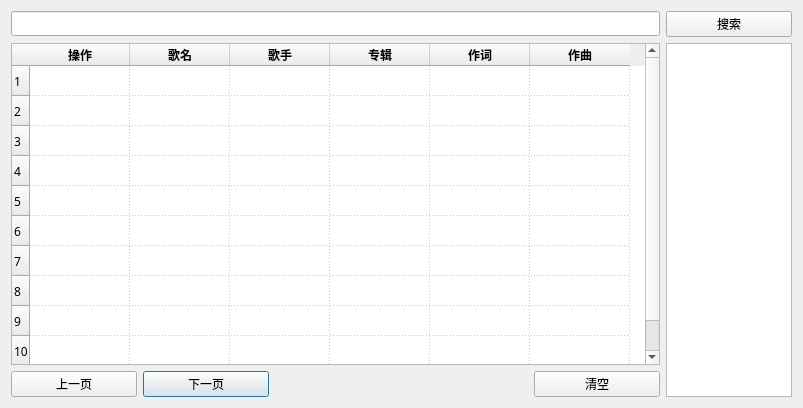
<?xml version="1.0" encoding="UTF-8"?>
<ui version="4.0">
 <class>Dialog</class>
 <widget class="QDialog" name="Dialog">
  <property name="geometry">
   <rect>
    <x>0</x>
    <y>0</y>
    <width>803</width>
    <height>408</height>
   </rect>
  </property>
  <property name="maximumSize">
   <size>
    <width>1677721</width>
    <height>16777215</height>
   </size>
  </property>
  <property name="font">
   <font>
    <family>微软雅黑</family>
   </font>
  </property>
  <property name="windowTitle">
   <string>Dialog</string>
  </property>
  <layout class="QVBoxLayout" name="verticalLayout">
   <item>
    <layout class="QGridLayout" name="gridLayout_2" rowstretch="1,0,0" columnstretch="1,1,1,1,1,1" columnminimumwidth="1,1,1,1,1,1">
     <item row="2" column="1">
      <widget class="QPushButton" name="pushButton_5">
       <property name="text">
        <string>下一页</string>
       </property>
      </widget>
     </item>
     <item row="2" column="0">
      <widget class="QPushButton" name="pushButton_6">
       <property name="text">
        <string>上一页</string>
       </property>
      </widget>
     </item>
     <item row="1" column="0" colspan="5">
      <widget class="QTableWidget" name="tableWidget_2">
       <property name="minimumSize">
        <size>
         <width>407</width>
         <height>0</height>
        </size>
       </property>
       <property name="maximumSize">
        <size>
         <width>800</width>
         <height>16777215</height>
        </size>
       </property>
       <property name="gridStyle">
        <enum>Qt::DotLine</enum>
       </property>
       <property name="rowCount">
        <number>10</number>
       </property>
       <row/>
       <row/>
       <row/>
       <row/>
       <row/>
       <row/>
       <row/>
       <row/>
       <row/>
       <row/>
       <column>
        <property name="text">
         <string>操作</string>
        </property>
        <property name="font">
         <font>
          <weight>75</weight>
          <bold>true</bold>
         </font>
        </property>
       </column>
       <column>
        <property name="text">
         <string>歌名</string>
        </property>
        <property name="font">
         <font>
          <weight>75</weight>
          <bold>true</bold>
         </font>
        </property>
       </column>
       <column>
        <property name="text">
         <string>歌手</string>
        </property>
        <property name="font">
         <font>
          <weight>75</weight>
          <bold>true</bold>
         </font>
        </property>
       </column>
       <column>
        <property name="text">
         <string>专辑</string>
        </property>
        <property name="font">
         <font>
          <weight>75</weight>
          <bold>true</bold>
         </font>
        </property>
       </column>
       <column>
        <property name="text">
         <string>作词</string>
        </property>
        <property name="font">
         <font>
          <weight>75</weight>
          <bold>true</bold>
         </font>
        </property>
       </column>
       <column>
        <property name="text">
         <string>作曲</string>
        </property>
        <property name="font">
         <font>
          <weight>75</weight>
          <bold>true</bold>
         </font>
        </property>
       </column>
      </widget>
     </item>
     <item row="0" column="5">
      <widget class="QPushButton" name="pushButton_7">
       <property name="font">
        <font>
         <family>微软雅黑</family>
        </font>
       </property>
       <property name="text">
        <string>搜索</string>
       </property>
      </widget>
     </item>
     <item row="0" column="0" colspan="5">
      <widget class="QLineEdit" name="lineEdit_2"/>
     </item>
     <item row="2" column="4">
      <widget class="QPushButton" name="pushButton_8">
       <property name="text">
        <string>清空</string>
       </property>
      </widget>
     </item>
     <item row="2" column="2" colspan="2">
      <spacer name="horizontalSpacer_2">
       <property name="orientation">
        <enum>Qt::Horizontal</enum>
       </property>
       <property name="sizeHint" stdset="0">
        <size>
         <width>40</width>
         <height>20</height>
        </size>
       </property>
      </spacer>
     </item>
     <item row="1" column="5" rowspan="2">
      <widget class="QListWidget" name="listWidget"/>
     </item>
    </layout>
   </item>
  </layout>
 </widget>
 <resources/>
 <connections/>
</ui>
